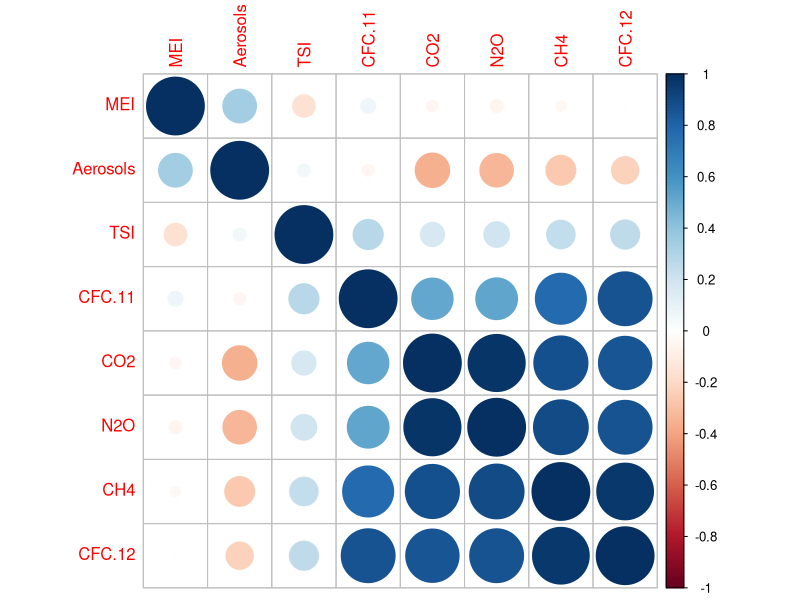

The R script that drew this image:

# Read in the data
CC_Train = read.csv("ClimateChangeTrain.csv")
CC_Test = read.csv("ClimateChangeTest.csv")

# Linear regression
CCReg = lm(Temp ~ MEI	+ CO2 +	CH4 +	N2O +	CFC.11 +	CFC.12 +	TSI	+ Aerosols,data =CC_Train)
summary(CCReg)

# Correlations
cor(CC_Train[,3:10])
library(corrplot)
corrplot(cor(CC_Train[,3:10]), order="hclust")

#New linear regression
CCReg1 = lm(Temp ~ MEI + N2O +	TSI	+ Aerosols,data =CC_Train)
summary(CCReg1)

#Test predict
CCprediction = predict(CCReg1,newdata=CC_Test)
CCprediction

SSE = sum((CC_Test$Temp-CCprediction)^2)
SSE

SST = sum((CC_Test$Temp-mean(CC_Train$Temp))^2) 
SST

# Out-of-Sample R^2
R2 = 1 - SSE/SST 
R2
